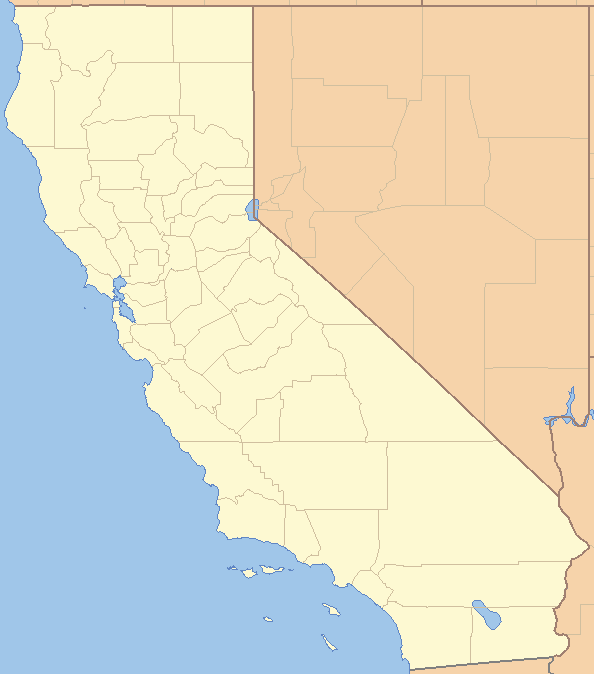
#> input picture kmeans-clustering/california.png, 594 x 674 px
$ jupyter execute kmeans.ipynb
#> lines starting #> are read from the running program, lines starting #| are printed output that depends on the picture
[cell 1]
import pandas as pd
import numpy as np
#the table is in the file housing.csv
housing = pd.read_csv("housing.csv")
#> (reads kmeans-clustering/housing.csv from the repository)
housing.head()

[cell 2]
# type of variable 'housing' is pandas DataFrame
type(housing)

[cell 3]
# get the general information of the DataFrame
housing.info()

[cell 4]
print(housing.describe())

[cell 5]
#check to see if there is nan in the table
housing.isnull().sum()

[cell 6]
# get one column of the DataFrame
housing['ocean_proximity']

[cell 7]
# get two columns of the DataFrame
table1=housing[['longitude', 'latitude']]
table1.head()

[cell 8]
type(table1)

[cell 9]
# functions in sk-learn may not work well with DataFrame
table1=table1.values
type(table1)

[cell 10]
# it is a 2D array
table1.shape

[cell 11]
# get an element at row-i and column-j of table1
i=1; j=0
table1[i,j]

[cell 12]
# get row-0 from table1
table1[0,:]

[cell 13]
# get column-0 from table1
table1[:,0]

[cell 14]
# show the histograms: one histogram corresponds to one column
import matplotlib.pyplot as plt
housing.hist(bins=50, figsize=(11,8))
plt.show()
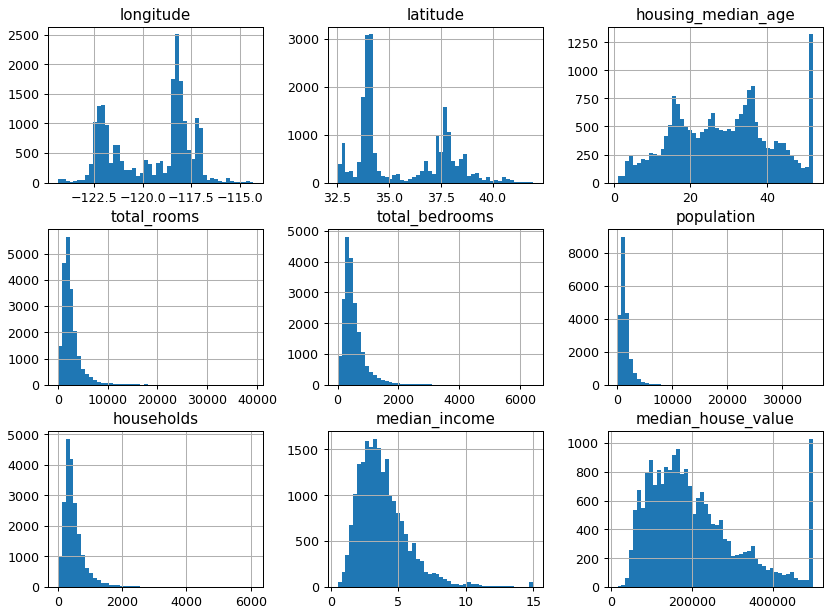
#> figure drawn by matplotlib, 9 panels; panel 1: tallest bar 2507 high, from x = -118.3 to -118.1; panel 2: tallest bar 3086 high, from x = 34.05 to 34.23; panel 3: tallest bar 1321 high, from x = 50.98 to 52; panel 4: tallest bar 5653 high, from x = 1574.7 to 2361.1

[cell 15]
#show the histogram of a column
housing["median_income"].hist()
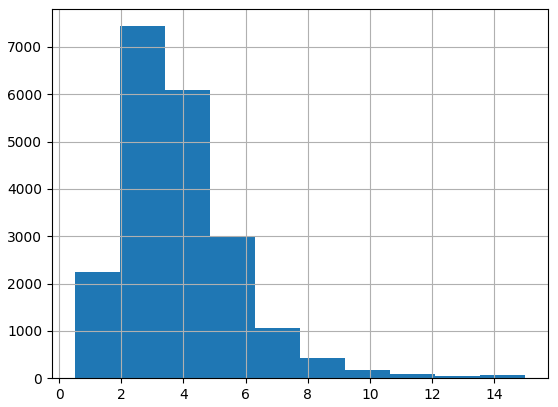
#> figure drawn by matplotlib, 1 panel; tallest bar 7436 high, from x = 1.95 to 3.4

### visualize the data points using a pandas built-in function: plot

[cell 16]
#each dot represents an area
#the color of a dot shows the median_income in that area
#the size of a dot shows the population in that area
housing.plot(kind="scatter", x="longitude", y="latitude",
    s=housing['population']/100,
    label="population",
    c="median_income", cmap=plt.get_cmap("jet"),
    colorbar=True, alpha=0.4, figsize=(10,7),
)
plt.legend()
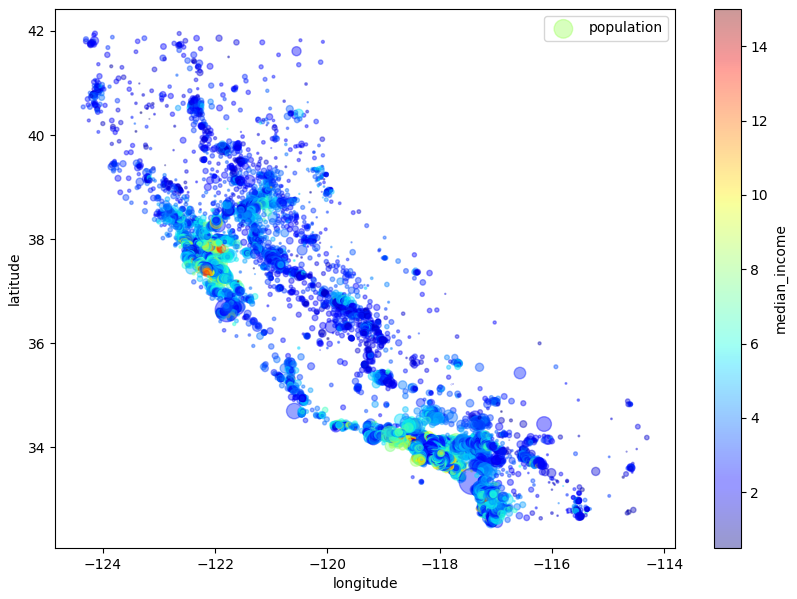
#> figure drawn by matplotlib, 2 panels

### visualize the data points on the map of california using matplotlib

[cell 17]
# the map is an image,'california.png'
from skimage.io import imread
#load the map
california_img=imread('california.png')
#> california_img is the input picture: shape (674, 594, 3); mean R, G, B 225, 221.3, 200.9
#show the map
plt.imshow(california_img, extent=[-124.55, -113.80, 32.45, 42.05], alpha=0.5)
#show the data points
plt.scatter(x=housing['longitude'], y=housing['latitude'],
            color='b',  marker='.', s=1, alpha=0.4)
#add labels
plt.ylabel("Latitude", fontsize=14)
plt.xlabel("Longitude", fontsize=14)
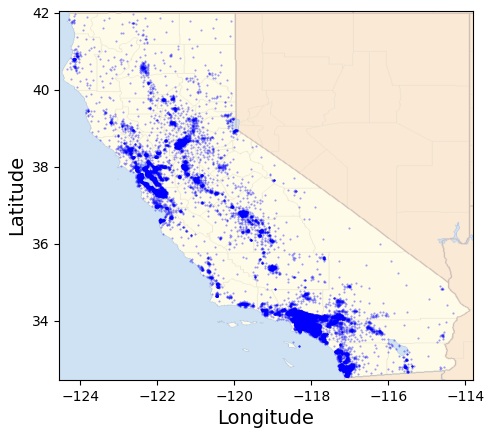
#> figure drawn by matplotlib, 1 panel

[cell 18]
# do not modify this cell
housing=pd.get_dummies(housing)
housing.head()

cluster

[cell 19]
#get a new table by selecting columns related to location

data1 = housing[['longitude', 'latitude','ocean_proximity_<1H OCEAN','ocean_proximity_INLAND','ocean_proximity_ISLAND','ocean_proximity_NEAR BAY','ocean_proximity_NEAR OCEAN']].copy()

#data1 head()
dummy_cols = [c for c in data1.columns if 'ocean_proximity' in c]
data1[dummy_cols] = data1[dummy_cols].astype(int)
data1.head()

[cell 20]
#type of data1 is DataFrame

data1=data1.to_numpy()
type(data1)

[cell 21]
#normalize data1

from sklearn.preprocessing import MinMaxScaler

scaler = MinMaxScaler()
data1n = scaler.fit_transform(data1)

[cell 22]
data1n.shape

[cell 23]
#run k-means on data1n

from sklearn.cluster import KMeans
# clustering
kmeans = KMeans(n_clusters=3, random_state=42, n_init=10)
label1 = kmeans.fit_predict(data1n)

[cell 24]
#show the clusters using different colors

color = ['r', 'g', 'b', 'm', 'c', 'y']

fig, ax = plt.subplots(1, 3, figsize=(10, 6))

for k in range(0, 3):
    ax[k].imshow(california_img,
                 extent=[-124.55, -113.80, 32.45, 42.05],
                 alpha=0.5)

    ax[k].scatter(x=data1[label1 == k, 0],
                  y=data1[label1 == k, 1],
                  color=color[k],
                  marker='.',
                  s=1,
                  alpha=0.5)

    ax[k].set_xlabel("Longitude", fontsize=8)
    ax[k].set_ylabel("Latitude", fontsize=8)

plt.tight_layout()
plt.show()
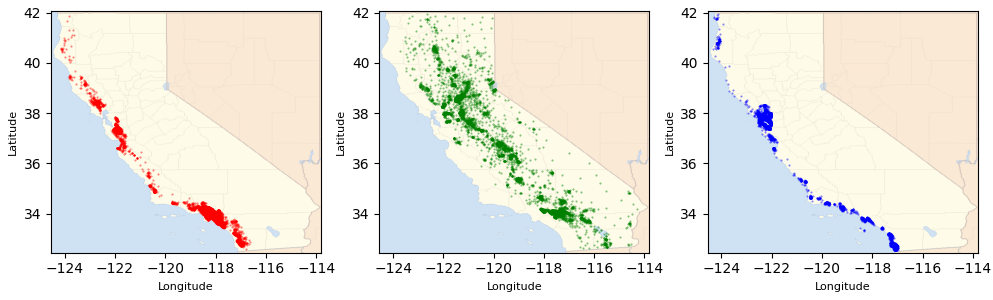
#> figure drawn by matplotlib, 3 panels

[cell 25]
#plot the histogram of cluster labels in label1
plt.hist(label1)
plt.show()
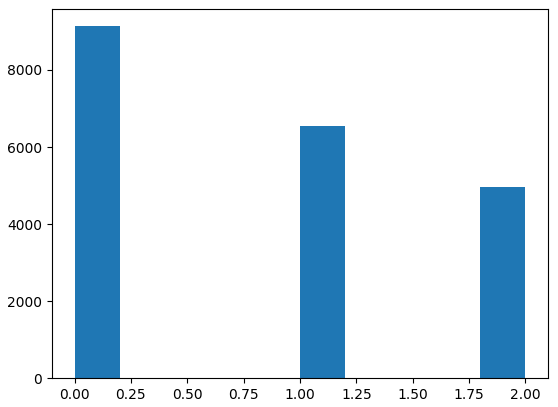
#> figure drawn by matplotlib, 1 panel; tallest bar 9136 high, from x = -1.39e-17 to 0.2

## 2. cluster data to find out where high/low income people live

[cell 26]
#select some columns from housing

data2= housing[['longitude', 'latitude','median_income']].copy()
data2

[cell 27]
#type

data2=data2.to_numpy()

[cell 28]
#normalize data2 using MinMaxScaler

scaler = MinMaxScaler()
data2n = scaler.fit_transform(data2)

[cell 29]
#run k-means on data2n to get cluster labels

kmeans = KMeans(n_clusters=6, random_state=42, n_init=10)
label2 = kmeans.fit_predict(data2n)

[cell 30]
#show the clusters using different colors

color = ['r', 'g', 'b', 'm', 'c', 'y']

fig, ax = plt.subplots(1,6, figsize=(18, 4))
ax = ax.ravel()

for k in range(0, 6):
    ax[k].imshow(california_img,
                 extent=[-124.55, -113.80, 32.45, 42.05],
                 alpha=0.5)

    ax[k].scatter(x=data2[label2 == k, 0],   # longitude
                  y=data2[label2 == k, 1],   # latitude
                  color=color[k],
                  marker='.',
                  s=1,
                  alpha=1)

    ax[k].set_xlabel("Longitude", fontsize=14)
    ax[k].set_ylabel("Latitude", fontsize=14)
    ax[k].set_title(f"Cluster {k}", fontsize=12)

plt.tight_layout()
plt.show()
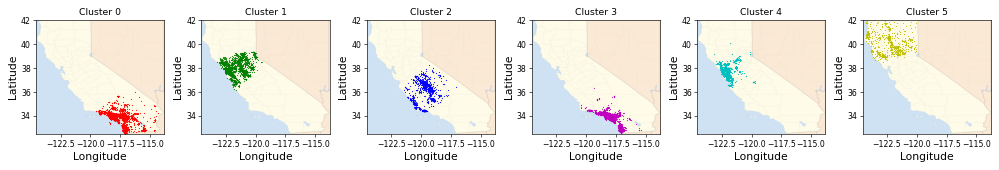
#> figure drawn by matplotlib, 6 panels

[cell 31]
#plot the histogram of cluster labels

plt.hist(label2)
plt.show()
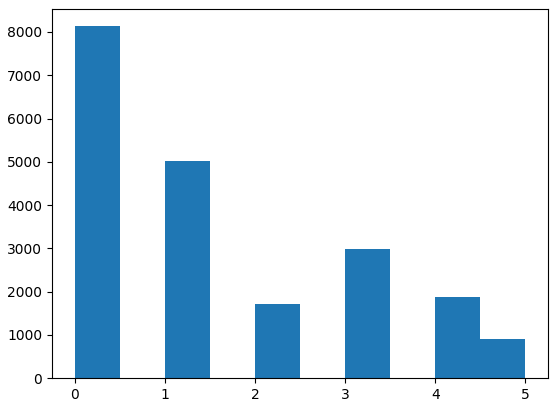
#> figure drawn by matplotlib, 1 panel; tallest bar 8134 high, from x = 0 to 0.5

[cell 32]
# compute the average value of 'median_income' in each cluster
# print out the average values

mhv = housing['median_income'].values

for k in np.unique(label2):
    mhv_k = mhv[label2 == k]
    mhv_k_mean = mhv_k.mean()
    print(mhv_k_mean)

[cell 33]
# show the histograms of 'median_income' in each cluster

color = ['r', 'g', 'b', 'm', 'c', 'y']

fig, ax = plt.subplots(1, 6, figsize=(10, 2))

for k in range(0, 6):
    ax[k].hist(x=data2[label2 == k, 2],
               color=color[k],
               bins=10)
    ax[k].set_xlim(0, 15)
    ax[k].set_title(f"Cluster {k}", fontsize=10)

plt.tight_layout()
plt.show()
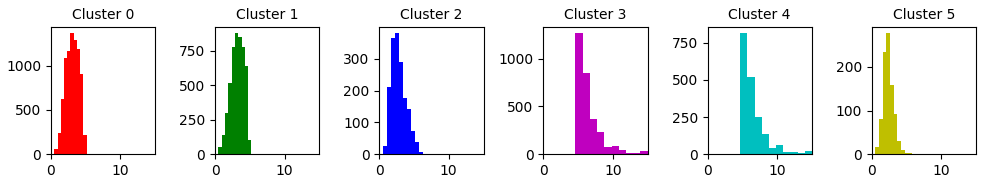
#> figure drawn by matplotlib, 6 panels; panel 1: tallest bar 1363 high, from x = 2.81 to 3.28; panel 2: tallest bar 874 high, from x = 2.87 to 3.34; panel 3: tallest bar 380 high, from x = 2.24 to 2.83; panel 4: tallest bar 1264 high, from x = 4.62 to 5.66

we can clearly see some clusters of high-income people

[cell 34]
# show the histogram of 'median_house_value' in each cluster

color = ['r', 'g', 'b', 'm', 'c', 'y']

mhv = housing['median_house_value'].values

fig, ax = plt.subplots(1,6, figsize=(10, 2))

for k in range(0, 6):
    ax[k].hist(x=mhv[label2 == k],
               color=color[k],
               bins=10)
    ax[k].set_title(f"Cluster {k}", fontsize=10)

plt.tight_layout()
plt.show()
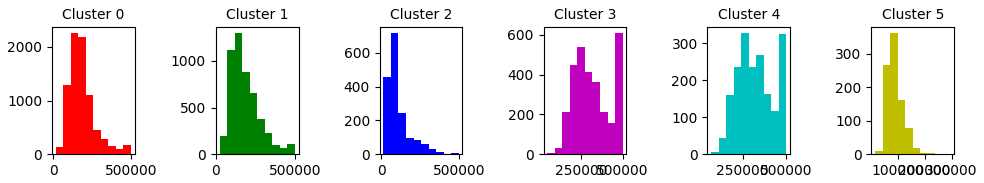
#> figure drawn by matplotlib, 6 panels; panel 1: tallest bar 2250 high, from x = 111999.4 to 160499.6; panel 2: tallest bar 1293 high, from x = 118000.2 to 165750.3; panel 3: tallest bar 715 high, from x = 63499.2 to 111999.4; panel 4: tallest bar 607 high, from x = 454750.9 to 500001
